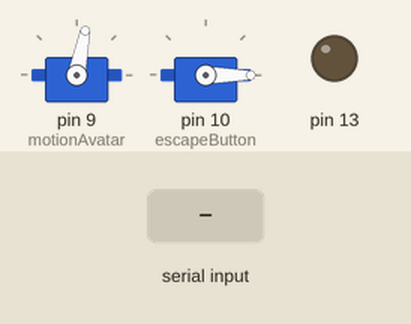
Recording of a sketch running on a simulated Arduino Uno, built with avr-gcc and run on an emulated ATmega328P. On the bench: 2 × servo, output pins drawn as LEDs (lit = HIGH). The test bench sets the inputs (shaded band).

Above: at 1.2 s.
1.3 s: "b" received over Serial
At 1.65 s:
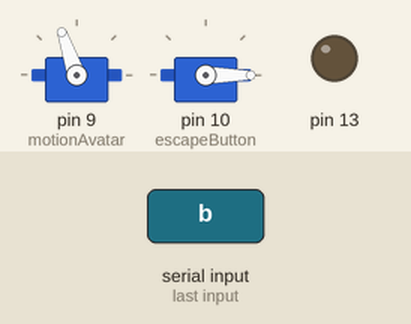
At 3.3 s:
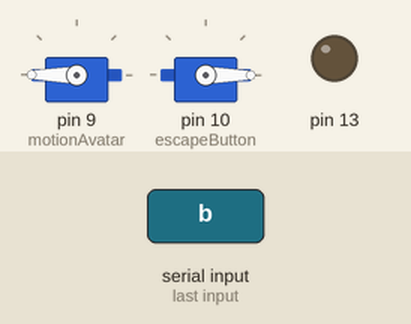
4.8 s: "s" received over Serial
At 21.2 s:
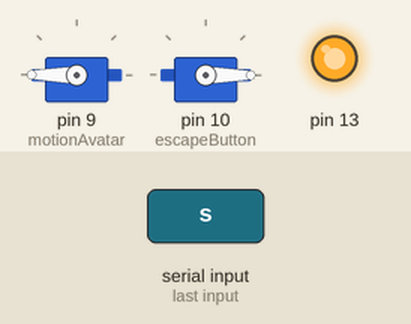
Timing chart, 0 to 22.7 s (numbered marks = the images above; inputs shaded):
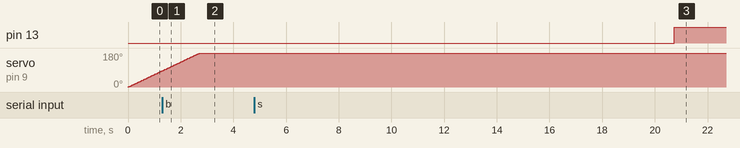

The sketch:

ShinyHunter_0v01.ino
```cpp
/*
 * Control shiny hunter by reading the messages on the serial port of arduino
 *
 *
 */

/* Libraries                */

#include <Servo.h>

/* Signatures               */

// Moves character up and down to find
// a battle
void battleResearch();

// Moves the bracket to press the
// escape button
void battleEscape();

// Reads serial communication from
// computer to see if a battle was
// found
boolean battleEncountered();

// Reads serial communication from
// computer to see if a shiny
// was found
boolean shinyEncounter();

/* Definition of objects    */

Servo motionAvatar;
Servo escapeButton;

void setup() {
  Serial.begin(9600);

  pinMode(13, OUTPUT);
  digitalWrite(13, LOW);

  motionAvatar.attach(9);
  escapeButton.attach(10);

  escapeButton.write(0);
  motionAvatar.write(0);

}

void loop() {
  while(!battleEncountered()) {
    battleResearch();
  }
  if (shinyEncountered()) {
    while (true) {
      digitalWrite(13, HIGH);
    }
  } else {
    battleEscape();
  }
}

/* Functions                */

void battleResearch() {
  for (int pos = 0; pos <= 180; pos++) {
    motionAvatar.write(pos);
    delay(15); // Delay to allow the servo to reach the position
  }
}

void battleEscape() {
  delay(1000);
  for (int pos = 0; pos <= 180; pos++) {
    escapeButton.write(pos);
    delay(15);
  }
  for (int pos = 180; pos >= 0; pos--) {
    escapeButton.write(pos);
    delay(15);
  }
}

bool battleEncountered() {
  if (Serial.available() > 0) {
    char receivedChar = Serial.read();
    if (receivedChar == 'b') {
      delay(18000);
      return true;
    }
  }
  return false;
}

bool shinyEncountered() {
  if (Serial.available() > 0) {
    char receivedChar = Serial.read();
    if (receivedChar == 's') {
      return true;
    }
  }
  return false;
}
```

Measured:
- after the input at 1.3 s, servo on pin 9 (motionAvatar): goes on until 2.7 s, then stays 180°
- after the input at 4.8 s, pin 13: LOW → HIGH after 15.9 s; servo on pin 9 (motionAvatar): stops changing and stays 180°; servo on pin 10 (escapeButton): stays 0° (without the input it goes to 1° after 16.9 s)
